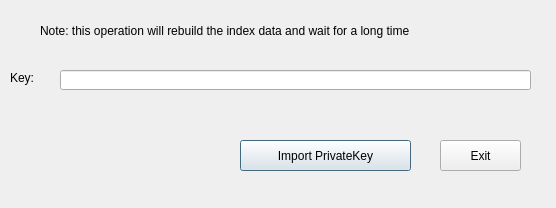
<?xml version="1.0" encoding="UTF-8"?>
<ui version="4.0">
 <class>ImpPrivKeyDialog</class>
 <widget class="QDialog" name="ImpPrivKeyDialog">
  <property name="geometry">
   <rect>
    <x>0</x>
    <y>0</y>
    <width>556</width>
    <height>208</height>
   </rect>
  </property>
  <property name="windowTitle">
   <string>Import whitecoin into your wallet</string>
  </property>
  <widget class="QPushButton" name="importButton">
   <property name="geometry">
    <rect>
     <x>240</x>
     <y>140</y>
     <width>171</width>
     <height>31</height>
    </rect>
   </property>
   <property name="text">
    <string>Import PrivateKey</string>
   </property>
   <property name="icon">
    <iconset>
     <normaloff>:/icons/add</normaloff>:/icons/add</iconset>
   </property>
  </widget>
  <widget class="QDialogButtonBox" name="buttonBox">
   <property name="geometry">
    <rect>
     <x>610</x>
     <y>415</y>
     <width>81</width>
     <height>26</height>
    </rect>
   </property>
   <property name="standardButtons">
    <set>QDialogButtonBox::NoButton</set>
   </property>
   <property name="centerButtons">
    <bool>true</bool>
   </property>
  </widget>
  <widget class="QLineEdit" name="addrEdit">
   <property name="geometry">
    <rect>
     <x>60</x>
     <y>70</y>
     <width>471</width>
     <height>20</height>
    </rect>
   </property>
   <property name="toolTip">
    <string>Your private address</string>
   </property>
   <property name="statusTip">
    <string>Your private address</string>
   </property>
  </widget>
  <widget class="QLabel" name="label">
   <property name="geometry">
    <rect>
     <x>10</x>
     <y>70</y>
     <width>41</width>
     <height>16</height>
    </rect>
   </property>
   <property name="text">
    <string>Key:</string>
   </property>
  </widget>
  <widget class="QPushButton" name="exitButton">
   <property name="geometry">
    <rect>
     <x>440</x>
     <y>140</y>
     <width>81</width>
     <height>31</height>
    </rect>
   </property>
   <property name="maximumSize">
    <size>
     <width>16777215</width>
     <height>16177186</height>
    </size>
   </property>
   <property name="text">
    <string>Exit</string>
   </property>
   <property name="icon">
    <iconset>
     <normaloff>:/icons/quit</normaloff>:/icons/quit</iconset>
   </property>
  </widget>
  <widget class="QLabel" name="label_2">
   <property name="geometry">
    <rect>
     <x>40</x>
     <y>20</y>
     <width>491</width>
     <height>21</height>
    </rect>
   </property>
   <property name="text">
    <string>Note: this operation will rebuild the index data and wait for a long time</string>
   </property>
  </widget>
 </widget>
 <resources>
  <include location="../bitcoin.qrc"/>
 </resources>
 <connections/>
</ui>
